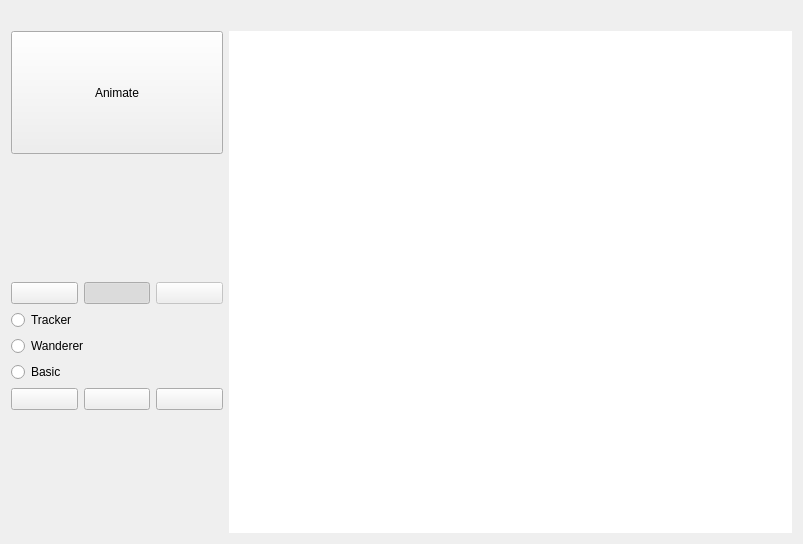
<?xml version="1.0" encoding="UTF-8"?>
<ui version="4.0">
 <class>MainWidget</class>
 <widget class="QWidget" name="MainWidget">
  <property name="geometry">
   <rect>
    <x>0</x>
    <y>0</y>
    <width>803</width>
    <height>544</height>
   </rect>
  </property>
  <property name="windowTitle">
   <string>World Builder</string>
  </property>
  <layout class="QGridLayout" name="gridLayout_2">
   <item row="3" column="0">
    <layout class="QGridLayout" name="gridLayout">
     <item row="0" column="0">
      <widget class="QPushButton" name="btnMove">
       <property name="icon">
        <iconset resource="Resources.qrc">
         <normaloff>:/images/pointer.png</normaloff>:/images/pointer.png</iconset>
       </property>
       <property name="iconSize">
        <size>
         <width>60</width>
         <height>60</height>
        </size>
       </property>
       <property name="checkable">
        <bool>true</bool>
       </property>
      </widget>
     </item>
     <item row="0" column="1">
      <widget class="QPushButton" name="btnDelete">
       <property name="sizePolicy">
        <sizepolicy hsizetype="Minimum" vsizetype="Minimum">
         <horstretch>0</horstretch>
         <verstretch>0</verstretch>
        </sizepolicy>
       </property>
       <property name="icon">
        <iconset resource="Resources.qrc">
         <normaloff>:/images/delete-icon.png</normaloff>:/images/delete-icon.png</iconset>
       </property>
       <property name="iconSize">
        <size>
         <width>29</width>
         <height>36</height>
        </size>
       </property>
       <property name="checkable">
        <bool>true</bool>
       </property>
       <property name="checked">
        <bool>true</bool>
       </property>
      </widget>
     </item>
     <item row="0" column="2">
      <widget class="QPushButton" name="btnUndo">
       <property name="enabled">
        <bool>false</bool>
       </property>
       <property name="icon">
        <iconset resource="Resources.qrc">
         <normaloff>:/images/Undo-icon.png</normaloff>:/images/Undo-icon.png</iconset>
       </property>
       <property name="iconSize">
        <size>
         <width>60</width>
         <height>60</height>
        </size>
       </property>
      </widget>
     </item>
     <item row="1" column="0" colspan="2">
      <widget class="QRadioButton" name="rdbTrack">
       <property name="text">
        <string>Tracker</string>
       </property>
      </widget>
     </item>
     <item row="2" column="0" colspan="2">
      <widget class="QRadioButton" name="rdbWand">
       <property name="text">
        <string>Wanderer</string>
       </property>
      </widget>
     </item>
     <item row="3" column="0" colspan="2">
      <widget class="QRadioButton" name="rdbBasic">
       <property name="text">
        <string>Basic</string>
       </property>
      </widget>
     </item>
     <item row="4" column="0">
      <widget class="QPushButton" name="btnBomb">
       <property name="sizePolicy">
        <sizepolicy hsizetype="Minimum" vsizetype="Minimum">
         <horstretch>0</horstretch>
         <verstretch>0</verstretch>
        </sizepolicy>
       </property>
       <property name="icon">
        <iconset resource="Resources.qrc">
         <normaloff>:/images/bomb.png</normaloff>:/images/bomb.png</iconset>
       </property>
       <property name="iconSize">
        <size>
         <width>30</width>
         <height>30</height>
        </size>
       </property>
      </widget>
     </item>
     <item row="4" column="1">
      <widget class="QPushButton" name="btnRobot">
       <property name="sizePolicy">
        <sizepolicy hsizetype="Minimum" vsizetype="Minimum">
         <horstretch>0</horstretch>
         <verstretch>0</verstretch>
        </sizepolicy>
       </property>
       <property name="icon">
        <iconset resource="Resources.qrc">
         <normaloff>:/images/robot.png</normaloff>:/images/robot.png</iconset>
       </property>
       <property name="iconSize">
        <size>
         <width>45</width>
         <height>50</height>
        </size>
       </property>
      </widget>
     </item>
     <item row="4" column="2">
      <widget class="QPushButton" name="btnWall">
       <property name="sizePolicy">
        <sizepolicy hsizetype="Minimum" vsizetype="Minimum">
         <horstretch>0</horstretch>
         <verstretch>0</verstretch>
        </sizepolicy>
       </property>
       <property name="icon">
        <iconset resource="Resources.qrc">
         <normaloff>:/images/wall.jpg</normaloff>:/images/wall.jpg</iconset>
       </property>
       <property name="iconSize">
        <size>
         <width>51</width>
         <height>31</height>
        </size>
       </property>
      </widget>
     </item>
    </layout>
   </item>
   <item row="1" column="1" rowspan="4">
    <widget class="QWidget" name="wdgWorld" native="true">
     <property name="sizePolicy">
      <sizepolicy hsizetype="Expanding" vsizetype="Expanding">
       <horstretch>1</horstretch>
       <verstretch>1</verstretch>
      </sizepolicy>
     </property>
     <property name="styleSheet">
      <string notr="true">background-color: white</string>
     </property>
    </widget>
   </item>
   <item row="1" column="0">
    <widget class="QPushButton" name="btnAnimate">
     <property name="sizePolicy">
      <sizepolicy hsizetype="Preferred" vsizetype="Minimum">
       <horstretch>0</horstretch>
       <verstretch>0</verstretch>
      </sizepolicy>
     </property>
     <property name="text">
      <string>Animate</string>
     </property>
     <property name="checkable">
      <bool>true</bool>
     </property>
    </widget>
   </item>
   <item row="2" column="0">
    <spacer name="verticalSpacer_2">
     <property name="orientation">
      <enum>Qt::Vertical</enum>
     </property>
     <property name="sizeHint" stdset="0">
      <size>
       <width>20</width>
       <height>40</height>
      </size>
     </property>
    </spacer>
   </item>
   <item row="4" column="0">
    <spacer name="horizontalSpacer">
     <property name="orientation">
      <enum>Qt::Horizontal</enum>
     </property>
     <property name="sizeHint" stdset="0">
      <size>
       <width>212</width>
       <height>20</height>
      </size>
     </property>
    </spacer>
   </item>
   <item row="0" column="0" colspan="2">
    <widget class="QLabel" name="label">
     <property name="sizePolicy">
      <sizepolicy hsizetype="Maximum" vsizetype="Expanding">
       <horstretch>0</horstretch>
       <verstretch>0</verstretch>
      </sizepolicy>
     </property>
     <property name="text">
      <string/>
     </property>
     <property name="pixmap">
      <pixmap resource="Resources.qrc">:/images/Fire.gif</pixmap>
     </property>
     <property name="scaledContents">
      <bool>true</bool>
     </property>
    </widget>
   </item>
  </layout>
 </widget>
 <layoutdefault spacing="6" margin="11"/>
 <resources>
  <include location="Resources.qrc"/>
 </resources>
 <connections/>
</ui>
